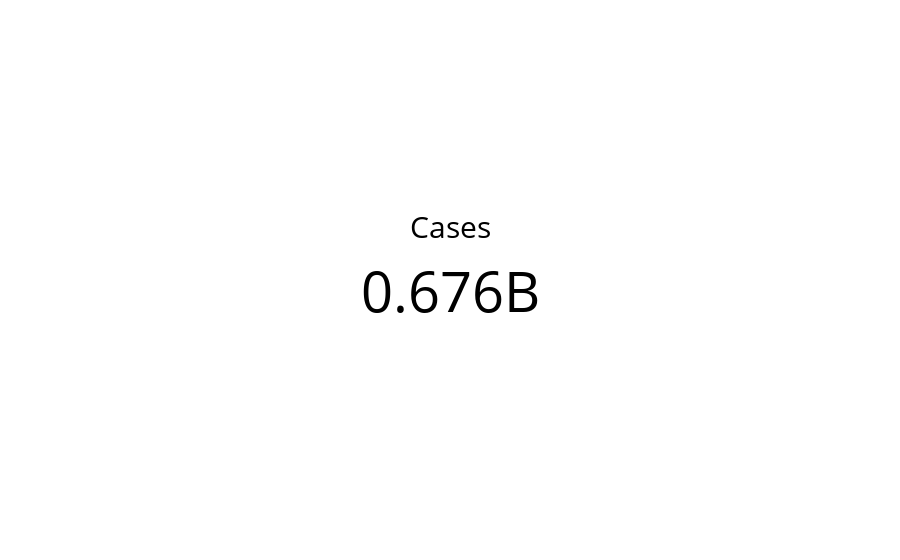

The notebook cell saved with this chart:
### Code cell
fig = get_kpi(get_cases(covid_df), 'Cases')
fig.show()

### Figure 1 — Plotly figure (JSON) as saved in the notebook; plotly's stock layout.template omitted (floating-point values rounded to 4 significant figures)
{"data": [{"domain": {"x": [0, 1], "y": [0, 1]}, "mode": "number", "number": {"font": {"color": "black", "size": 56}}, "title": {"font": {"color": "black", "size": 30}, "text": "Cases"}, "type": "indicator", "value": 676294705}], "layout": {"autosize": true}}
